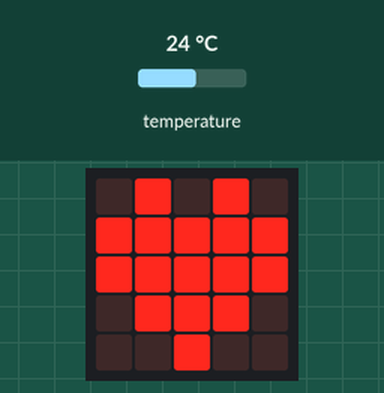
This program was run on a simulated BBC micro:bit running MicroPython. On the bench: the board's 5×5 LED display. Inputs (shaded band) come from the test bench; at power-on: temperature 24 °C. Data-log rows are listed on the console; what the program prints to the serial console is not drawn.

Above: at 0.1 s.
At 0.6 s:
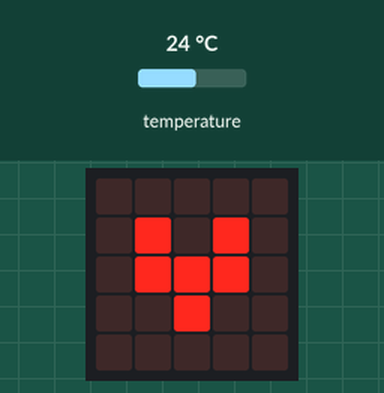

The program:

9_data-logger.py
```python
'''
Example: Data Logger example using micro:bit
By: Meqdad Darwish
'''
from microbit import *
import log

log.set_labels("temperature")

while True:
    log.add({'temperature': temperature()})
    display.show(Image.HEART)
    sleep(500)
    display.show(Image.HEART_SMALL)
    sleep(500)
    display.clear()
```

Measured:
- what the display in image 1 shows lasts 0.5 s, from 0.5 s to 1.0 s
